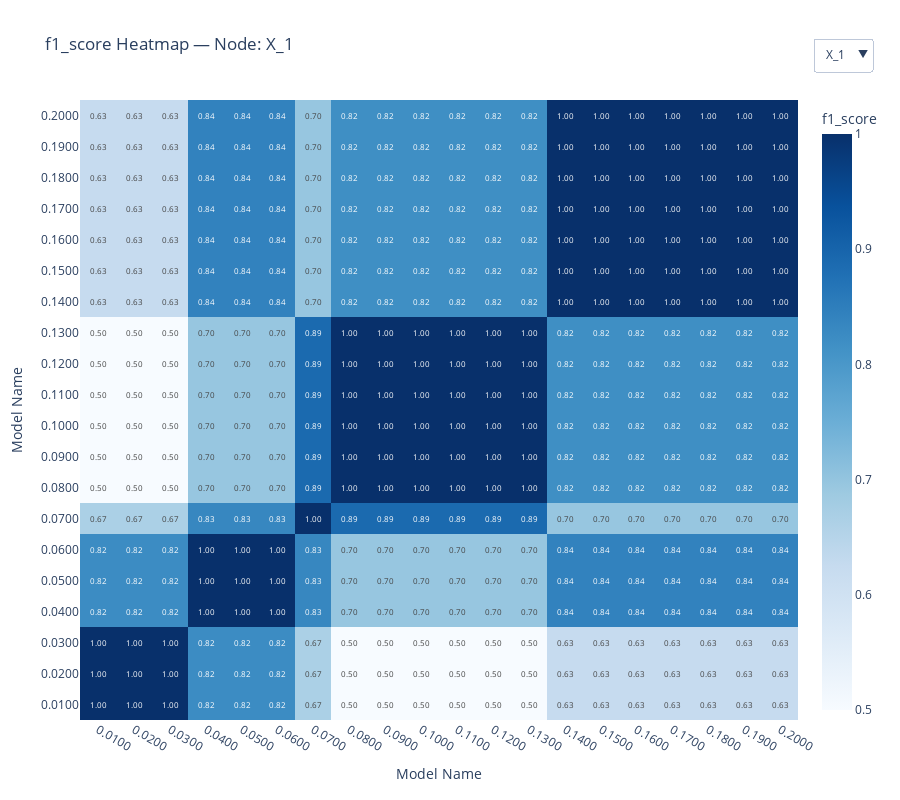

Write notebook code for a chart like this one.
### Markdown cell above
### Similarity Patterns and Model Stability

The `compare_models_comparative` function produces a heatmap representing the comparison of models with each other.  
The function takes the following arguments:  
- A list of models  
- A list of model names  
- A list of node names  
- A metric to analyze  
- A list of Markov blankets to explore, in addition to the default full structure

Below is the output of the function for the full structure and the nodes `X_1`, `X_2`, and `X_3`.  
We are focusing on the F1 score, which is the harmonic mean of precision and recall.

### Code cell
compare_models_comparative(list_of_dags=list_of_models, model_names=alphas, node_names=list(true_dag.nodes), metric='f1_score', mb_nodes=['X_1', 'X_2', 'X_3'])

### Figure 1 — Plotly figure (JSON) as saved in the notebook; plotly's stock layout.template omitted (floating-point values rounded to 4 significant figures; data arrays with more than 128 entries replaced by an {"elided": "..."} marker saying what was removed)
{"data": [{"colorbar": {"title": {"text": "f1_score"}}, "colorscale": [[0, "rgb(247,251,255)"], [0.125, "rgb(222,235,247)"], [0.25, "rgb(198,219,239)"], [0.375, "rgb(158,202,225)"], [0.5, "rgb(107,174,214)"], [0.625, "rgb(66,146,198)"], [0.75, "rgb(33,113,181)"], [0.875, "rgb(8,81,156)"], [1, "rgb(8,48,107)"]], "text": {"elided": "20x20 str values"}, "textfont": {"size": 8}, "texttemplate": "%{text}", "type": "heatmap", "visible": false, "x": ["0.0100", "0.0200", "0.0300", "0.0400", "0.0500", "0.0600", "0.0700", "0.0800", "0.0900", "0.1000", "0.1100", "0.1200", "0.1300", "0.1400", "0.1500", "0.1600", "0.1700", "0.1800", "0.1900", "0.2000"], "y": ["0.0100", "0.0200", "0.0300", "0.0400", "0.0500", "0.0600", "0.0700", "0.0800", "0.0900", "0.1000", "0.1100", "0.1200", "0.1300", "0.1400", "0.1500", "0.1600", "0.1700", "0.1800", "0.1900", "0.2000"], "z": {"elided": "20x20 float values"}, "zmax": 1, "zmin": 0.7304}, {"colorbar": {"title": {"text": "f1_score"}}, "colorscale": [[0, "rgb(247,251,255)"], [0.125, "rgb(222,235,247)"], [0.25, "rgb(198,219,239)"], [0.375, "rgb(158,202,225)"], [0.5, "rgb(107,174,214)"], [0.625, "rgb(66,146,198)"], [0.75, "rgb(33,113,181)"], [0.875, "rgb(8,81,156)"], [1, "rgb(8,48,107)"]], "text": {"elided": "20x20 str values"}, "textfont": {"size": 8}, "texttemplate": "%{text}", "type": "heatmap", "visible": true, "x": ["0.0100", "0.0200", "0.0300", "0.0400", "0.0500", "0.0600", "0.0700", "0.0800", "0.0900", "0.1000", "0.1100", "0.1200", "0.1300", "0.1400", "0.1500", "0.1600", "0.1700", "0.1800", "0.1900", "0.2000"], "y": ["0.0100", "0.0200", "0.0300", "0.0400", "0.0500", "0.0600", "0.0700", "0.0800", "0.0900", "0.1000", "0.1100", "0.1200", "0.1300", "0.1400", "0.1500", "0.1600", "0.1700", "0.1800", "0.1900", "0.2000"], "z": {"elided": "20x20 float values"}, "zmax": 1, "zmin": 0.5}, {"colorbar": {"title": {"text": "f1_score"}}, "colorscale": [[0, "rgb(247,251,255)"], [0.125, "rgb(222,235,247)"], [0.25, "rgb(198,219,239)"], [0.375, "rgb(158,202,225)"], [0.5, "rgb(107,174,214)"], [0.625, "rgb(66,146,198)"], [0.75, "rgb(33,113,181)"], [0.875, "rgb(8,81,156)"], [1, "rgb(8,48,107)"]], "text": {"elided": "20x20 str values"}, "textfont": {"size": 8}, "texttemplate": "%{text}", "type": "heatmap", "visible": false, "x": ["0.0100", "0.0200", "0.0300", "0.0400", "0.0500", "0.0600", "0.0700", "0.0800", "0.0900", "0.1000", "0.1100", "0.1200", "0.1300", "0.1400", "0.1500", "0.1600", "0.1700", "0.1800", "0.1900", "0.2000"], "y": ["0.0100", "0.0200", "0.0300", "0.0400", "0.0500", "0.0600", "0.0700", "0.0800", "0.0900", "0.1000", "0.1100", "0.1200", "0.1300", "0.1400", "0.1500", "0.1600", "0.1700", "0.1800", "0.1900", "0.2000"], "z": {"elided": "20x20 float values"}, "zmax": 1, "zmin": 0.8571}, {"colorbar": {"title": {"text": "f1_score"}}, "colorscale": [[0, "rgb(247,251,255)"], [0.125, "rgb(222,235,247)"], [0.25, "rgb(198,219,239)"], [0.375, "rgb(158,202,225)"], [0.5, "rgb(107,174,214)"], [0.625, "rgb(66,146,198)"], [0.75, "rgb(33,113,181)"], [0.875, "rgb(8,81,156)"], [1, "rgb(8,48,107)"]], "text": {"elided": "20x20 str values"}, "textfont": {"size": 8}, "texttemplate": "%{text}", "type": "heatmap", "visible": false, "x": ["0.0100", "0.0200", "0.0300", "0.0400", "0.0500", "0.0600", "0.0700", "0.0800", "0.0900", "0.1000", "0.1100", "0.1200", "0.1300", "0.1400", "0.1500", "0.1600", "0.1700", "0.1800", "0.1900", "0.2000"], "y": ["0.0100", "0.0200", "0.0300", "0.0400", "0.0500", "0.0600", "0.0700", "0.0800", "0.0900", "0.1000", "0.1100", "0.1200", "0.1300", "0.1400", "0.1500", "0.1600", "0.1700", "0.1800", "0.1900", "0.2000"], "z": {"elided": "20x20 float values"}, "zmax": 1, "zmin": 0}], "layout": {"height": 800, "title": {"text": "f1_score Heatmap — Node: X_1"}, "updatemenus": [{"active": 1, "buttons": [{"args": [{"visible": [true, false, false, false]}, {"title": "f1_score Heatmap — Node: All"}], "label": "All", "method": "update"}, {"args": [{"visible": [false, true, false, false]}, {"title": "f1_score Heatmap — Node: X_1"}], "label": "X_1", "method": "update"}, {"args": [{"visible": [false, false, true, false]}, {"title": "f1_score Heatmap — Node: X_2"}], "label": "X_2", "method": "update"}, {"args": [{"visible": [false, false, false, true]}, {"title": "f1_score Heatmap — Node: X_3"}], "label": "X_3", "method": "update"}], "direction": "down", "x": 1.02, "xanchor": "left", "y": 1.1, "yanchor": "top"}], "width": 900, "xaxis": {"autorange": true, "range": [-0.5, 19.5], "title": {"text": "Model Name"}, "type": "category"}, "yaxis": {"autorange": true, "range": [-0.5, 19.5], "title": {"text": "Model Name"}, "type": "category"}}}
